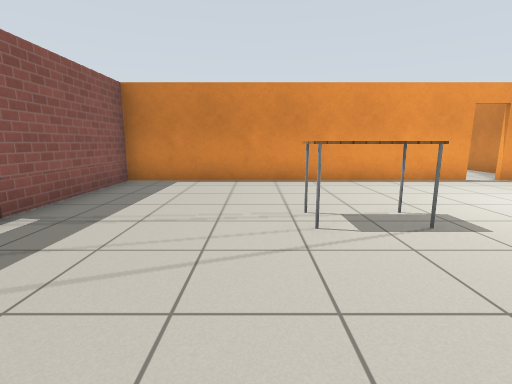
View 1 (above)

15 first-person views from a walk through a world built for the Gazebo simulator. The camera is 1 m above the floor, tilts 10° down and sees 85° across. The floor is counted in squares, 1 m on a side. Each view is taken from the middle of a square. On the plan, view 1 faces up. The plan holds only what a view shows up to about 12 squares ahead; the rest is blank. The robots in the file are not drawn. Simple patterns stand in for the simulator's built-in surfaces.

View 2
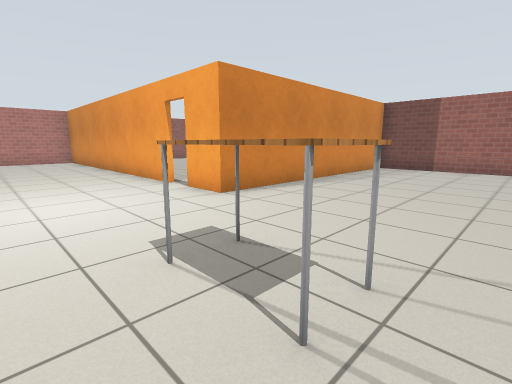

View 3
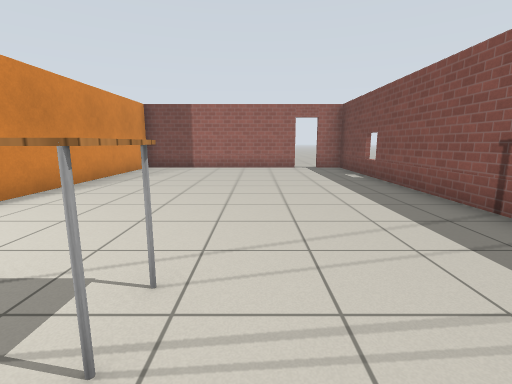

View 4
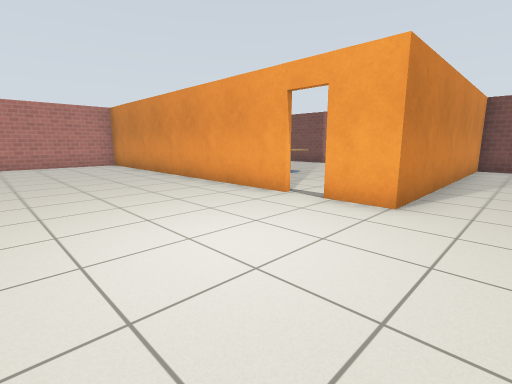

View 5
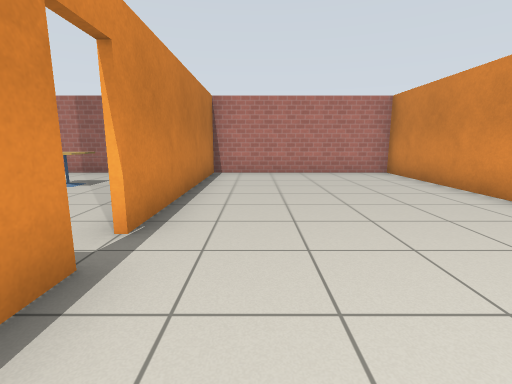

View 6
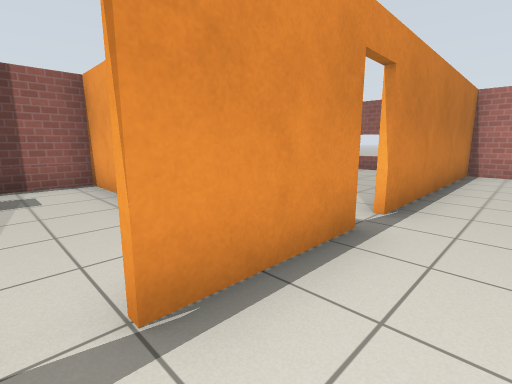

View 7
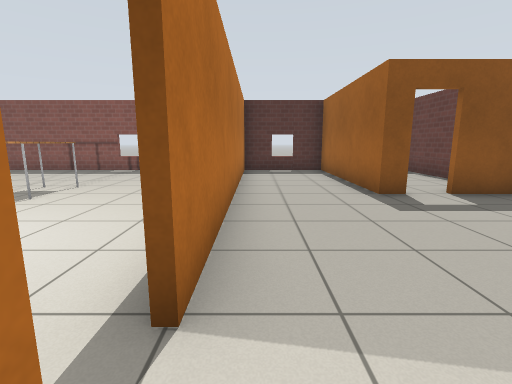

View 8
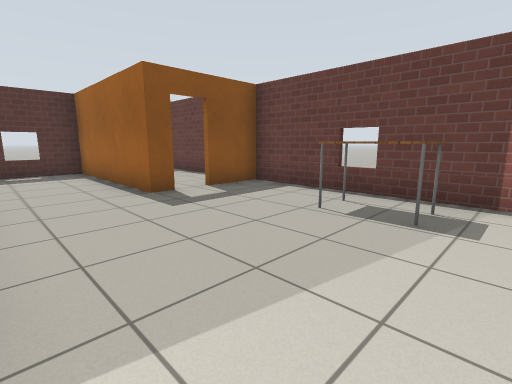

View 9
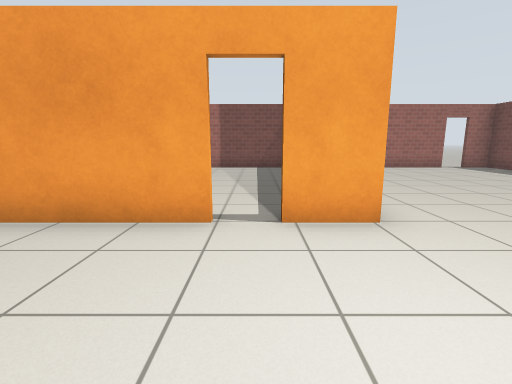

View 10
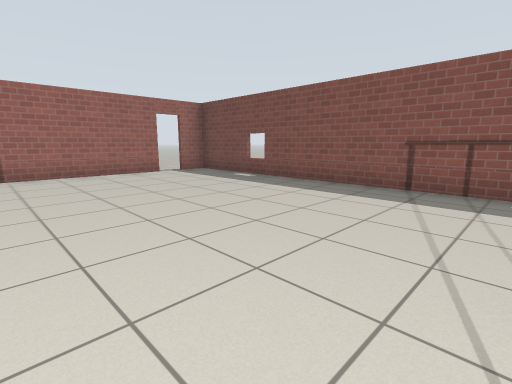

View 11
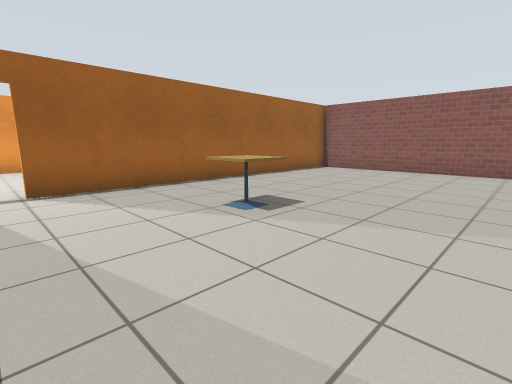

View 12
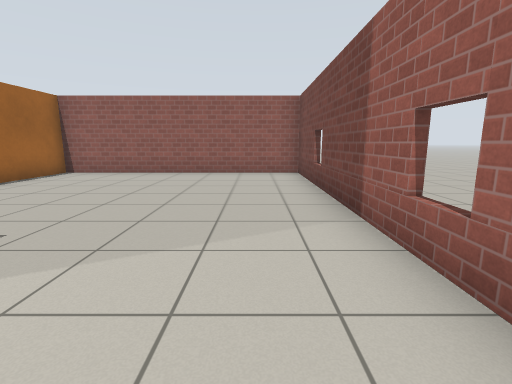

View 13
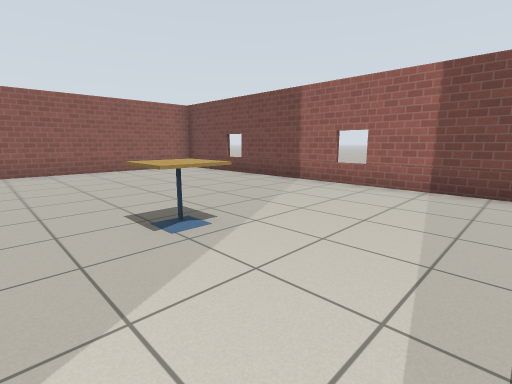

View 14
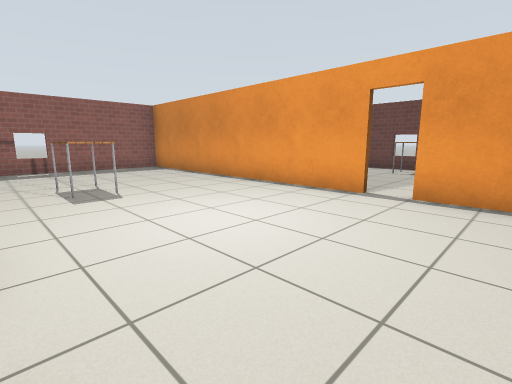

View 15
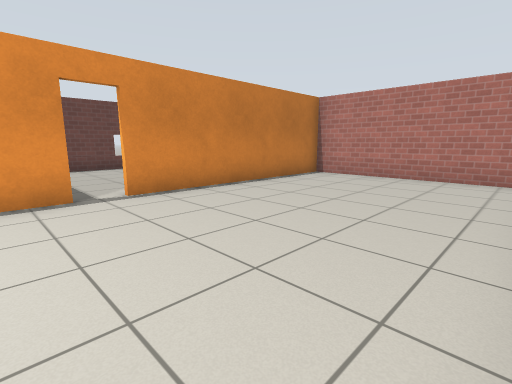

### Floor plan
Points are (right, up) in squares from view 1. A wall is a line through its corners. A room is listed if a view was taken in it or the views show most of it. See-through windows are left out.
Room 1 (views 1, 2, 3, 4, 5, 6, 9, 10, 14, 15)
walls: (6.5, 1.6) (16.5, 1.6); (5.8, 7.4) (-3.5, 7.4); (9.1, 7.4) (6.5, 7.4); (-3.4, 6.9) (-3.4, -6.4); (-1.6, -6.4) (4.4, -6.4) (4.4, 1.6) (5.7, 1.6); (16.4, 1) (16.4, 7.4) (9.9, 7.4)
ways out: open door at (6, 7.5) to room 2; open door at (6, 1.5) to room 3; open door at (-2, -6.5); open door at (9.5, 7)
objects: table (1, 3) to (2, 4)
Room 2 (views 7, 8)
walls: (1.6, 11) (1.6, 10.4) (-3.4, 10.4) (-3.4, 6.9); (7.9, 9.1) (7.9, 13.4) (1.6, 13.4) (1.6, 11.7); (-3.4, 7.6) (5.6, 7.6)
ways out: open door at (6, 7.5) to room 1; open door at (2, 11.5)
objects: table (5, 12) to (6, 12)
Room 3 (views 11, 12, 13)
walls: (4.9, -6.4) (16.4, -6.4) (16.4, 1); (16.5, 1.4) (6.5, 1.4)
ways out: open door at (6, 1.5) to room 1
objects: cafe table (9, -2)

Positions as (right, up) in squares from view 1, and headings:
1: (0, 0), facing up
2: (0, 5), facing down-right
3: (0, 5), facing down
4: (3, 6), facing down-right
5: (7, 6), facing right
6: (6, 6), facing up-right
7: (7, 8), facing left
8: (7, 8), facing up-left
9: (6, 5), facing down
10: (3, 3), facing down-left
11: (6, -5), facing up-right
12: (7, -5), facing right
13: (6, 0), facing down-right
14: (8, 2), facing up-left
15: (8, 2), facing up-right
